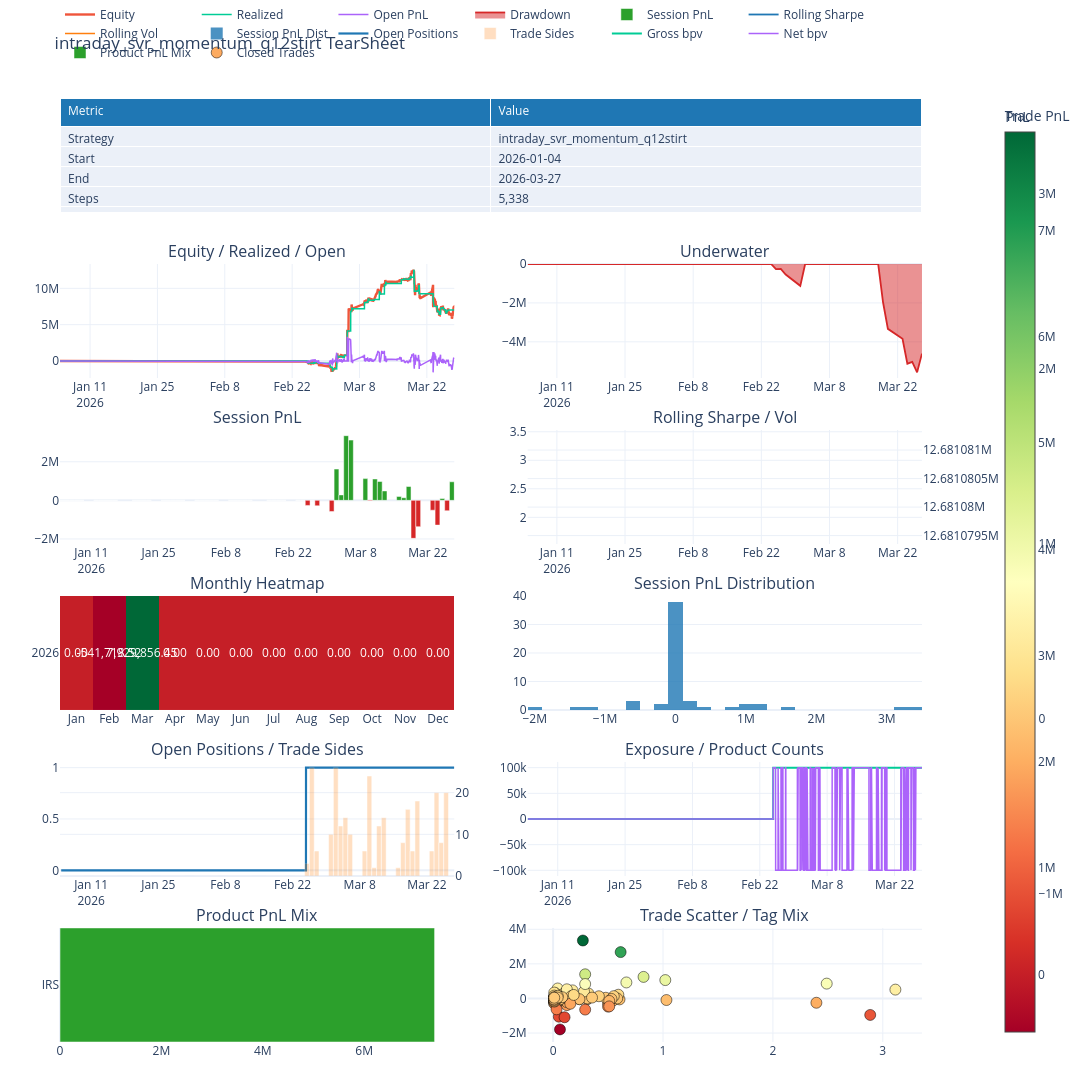

Here is the notebook cell this chart was saved with:
### Code cell
from BT.query_tearsheet import QueryBacktestTearSheet
tearsheet = QueryBacktestTearSheet.from_backtest(query_backtest.backtest)
tearsheet.plot_plotly().show()

plot_df = pd.DataFrame(
    {
        "rate": signal_result.raw_series,
        "predicted_return": signal_result.indicator_frame["predicted_return"],
        "execution_position": signal_result.execution_position,
    }
).dropna(subset=["rate"])

fig, axes = plt.subplots(4, 1, figsize=(14, 14), sharex=True)
plot_df["rate"].plot(ax=axes[0], title="Q12 STIRT IMM_4xIMM_5 Rate")
plot_df["predicted_return"].dropna().plot(
    ax=axes[1], title="SVR Predicted Return", color="tab:orange",
)
axes[1].axhline(0, color="gray", linestyle="--", alpha=0.5)
plot_df["execution_position"].fillna(0.0).plot(
    ax=axes[2], title="Execution Position", color="black",
)
query_backtest.mtm_history.plot(
    ax=axes[3], title="Query-Driven MTM", color="tab:green",
)
axes[3].set_ylabel("PnL")
plt.tight_layout()
plt.show()

# query_backtest.order_frame.tail()
